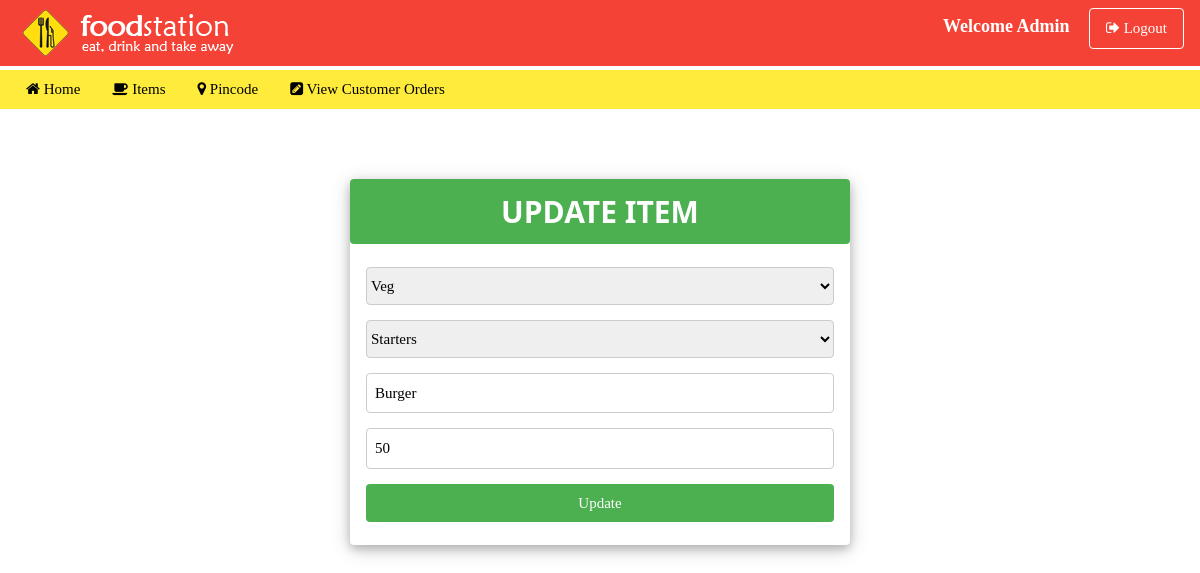
The page /itemupdate.php?id=6 on the database its author committed.
### tables this page shows
CREATE TABLE `items` (
  `itemid` int NOT NULL AUTO_INCREMENT,
  `category` varchar(50) DEFAULT NULL,
  `type` varchar(50) DEFAULT NULL,
  `name` varchar(50) DEFAULT NULL,
  `image` varchar(50) DEFAULT NULL,
  `price` int DEFAULT NULL,
  PRIMARY KEY (`itemid`)
);

### itemupdate.php (the view, shortened to what this page needs)
<!doctype html>
<html>
<head>
<link href="css/w3.css" type="text/css" rel="stylesheet">
<link rel="stylesheet" href="https://cdnjs.cloudflare.com/ajax/libs/font-awesome/4.7.0/css/font-awesome.min.css">
</head>
<?php
	$id=$_GET["id"];
	include "connect.php";
	$sql="Select * from items where itemid='$id'";
	$result=mysqli_query($con,$sql);
	$cat="";
	$type="";
	$name="";
	$rs="";
	while($row=mysqli_fetch_array($result))
	{
		$cat=$row[1];
		$type=$row[2];
		$name=$row[3];
		$rs=$row[5];
	}
?>
<div class="w3-top w3-container w3-red" style="padding-top:8px; padding-bottom:8px;">
    <div class="w3-left">
        <a href="index.php" class="w3-bar-item">
            <img src="images/logo.png" class="w3-animate-left">
        </a>
    </div>
    <div class="w3-right">
    	<b class="w3-large">Welcome Admin  </b> &nbsp;&nbsp;&nbsp;
    	<a href="adminlogout.php" class="w3-btn w3-red w3-border w3-border-white w3-round-medium"><i class="fa fa-sign-out"></i> Logout</a>
    </div>
</div>
<?php include "adminmenu.php"; ?>
<div class="w3-card-4 w3-white w3-animate-zoom w3-round-medium" style="width:500px; margin:70px auto;">
   <div class="w3-container w3-green w3-center w3-round-medium">
     <h2><b>UPDATE ITEM</b></h2>
    </div>
   <form class="w3-container w3-padding w3-animate-opacity" name="form1" id="form1" enctype="multipart/form-data" method="post" action="saveupdate.php">
     <p>
          <select class="w3-select w3-border w3-round-medium" name="category">
            <option selected><?php echo $cat; ?></option>
          </select>
     </p>
     <p>
          <select class="w3-select w3-border w3-round-medium" name="type">
            <option selected><?php echo $type; ?></option>
          </select>
      </p>
      <p>
          <input type="text" name="name1" class="w3-input w3-border w3-round-medium" value="<?php echo $name; ?>">
      </p>
       <p>
          <input type="text" name="price" class="w3-input w3-border w3-round-medium" value="<?php echo $rs; ?>">
       </p>
       <p>
          <input type="submit" name="update" class="w3-btn w3-block w3-green
           w3-round" value="Update">
       </p>
  </form>
</div>
</body>
</html>

### css/w3.css (style rules this page uses)
*,*:before,*:after { box-sizing:inherit }
html { -ms-text-size-adjust:100%;-webkit-text-size-adjust:100% }
a { background-color:transparent;-webkit-text-decoration-skip:objects }
img { border-style:none }
button,input,select,textarea { font:inherit;margin:0 }
button,input { overflow:visible }
button,select { text-transform:none }
button,html [type=button],[type=reset],[type=submit] { -webkit-appearance:button }
html,body { font-size:15px;line-height:1.5 }
html { overflow-x:hidden }
h2 { font-size:30px }
h1,h2,h3,h4,h5,h6 { font-family:"Segoe UI",Arial,sans-serif;font-weight:400;margin:10px 0 }
img { vertical-align:middle }
a { color:inherit }
.w3-btn,.w3-button { border:none;display:inline-block;padding:8px 16px;vertical-align:middle;overflow:hidden;text-decoration:none;color:inherit;background-color:inherit;text-align:center;cursor:pointer;white-space:nowrap }
.w3-btn,.w3-button { -webkit-touch-callout:none;-webkit-user-select:none;-khtml-user-select:none;-moz-user-select:none;-ms-user-select:none;user-select:none }
.w3-input { padding:8px;display:block;border:none;border-bottom:1px solid #ccc;width:100% }
.w3-select { padding:9px 0;width:100%;border:none;border-bottom:1px solid #ccc }
.w3-block { display:block;width:100% }
.w3-container:after,.w3-container:before,.w3-panel:after,.w3-panel:before,.w3-row:after,.w3-row:before,.w3-row-padding:after,.w3-row-padding:before, .w3-cell-row:before,.w3-cell-row:after,.w3-clear:after,.w3-clear:before,.w3-bar:before,.w3-bar:after { content:"";display:table;clear:both }
.w3-top,.w3-bottom { position:fixed;width:100%;z-index:1 }
.w3-top { top:0 }
.w3-round,.w3-round-medium { border-radius:4px }
.w3-container,.w3-panel { padding:0.01em 16px }
.w3-card-4,.w3-hover-shadow:hover { box-shadow:0 4px 10px 0 rgba(0,0,0,0.2),0 4px 20px 0 rgba(0,0,0,0.19) }
.w3-animate-opacity { animation:opac 0.8s }
.w3-animate-left { position:relative;animation:animateleft 0.4s }
.w3-animate-zoom { animation:animatezoom 0.6s }
.w3-large { font-size:18px!important }
.w3-center { text-align:center!important }
.w3-border { border:1px solid #ccc!important }
.w3-padding { padding:8px 16px!important }
.w3-left { float:left!important }
.w3-right { float:right!important }
.w3-green,.w3-hover-green:hover { color:#fff!important;background-color:#4CAF50!important }
.w3-red,.w3-hover-red:hover { color:#fff!important;background-color:#f44336!important }
.w3-white,.w3-hover-white:hover { color:#000!important;background-color:#fff!important }
.w3-border-white,.w3-hover-border-white:hover { border-color:#fff!important }

### rows shown on the page
items: category "Veg", type "Starters", name1 "Burger", price "50"
